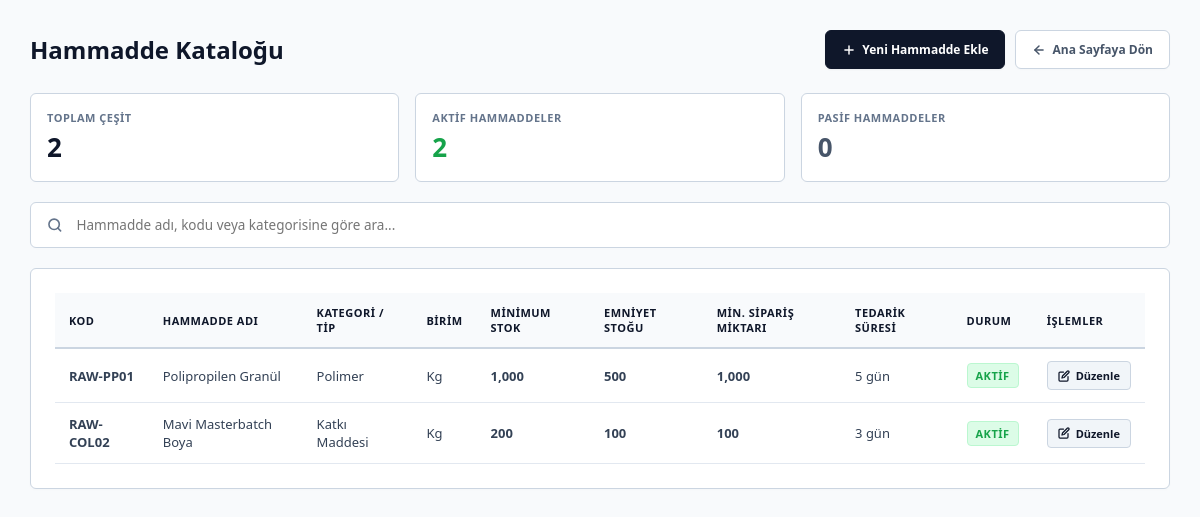
/raw-materials, run on the app's committed database.
### app/models.py (models this page shows)
class RawMaterial(Base):
    __tablename__ = "raw_materials"
    id: Mapped[int] = mapped_column(primary_key=True, index=True)
    material_code: Mapped[str] = mapped_column(String(50), unique=True, nullable=False, index=True) # Örn: RAW-PP01
    material_name: Mapped[str] = mapped_column(String(150), nullable=False)
    material_type: Mapped[str | None] = mapped_column(String(100), nullable=True) # Örn: Polimer, Boya
    unit: Mapped[str] = mapped_column(String(20), default="Kg", nullable=False) # Ölçü birimi
    min_stock: Mapped[float] = mapped_column(Float, default=0.0, nullable=False) # Minimum stok
    safety_stock: Mapped[float] = mapped_column(Float, default=0.0, nullable=False) # Emniyet stoğu
    min_order_qty: Mapped[float] = mapped_column(Float, default=0.0, nullable=False) # Minimum sipariş miktarı
    lead_time: Mapped[int] = mapped_column(Integer, default=0, nullable=False) # Tedarik süresi (gün)
    is_active: Mapped[bool] = mapped_column(Boolean, default=True, nullable=False)
    recipes = relationship("Recipe", back_populates="raw_material")
    stocks = relationship("WarehouseStock", back_populates="raw_material")

### app/main.py (the view)
@app.get("/raw-materials", response_class=HTMLResponse)
def get_raw_materials(request: Request):
    db = SessionLocal()
    try:
        raw_materials = db.query(models.RawMaterial).all()
    finally:
        db.close()
    return templates.TemplateResponse(
        request=request,
        name="raw_materials.html",
        context={
            "title": "Hammadde Kataloğu - Üretim Asistanım",
            "raw_materials": raw_materials
        }
    )

### app/templates/raw_materials.html (shortened to what this page needs)
<!DOCTYPE html>
<html lang="tr">
<head>
</head>
<body>
    <div class="container">
        <div class="header-container">
            <h1>Hammadde Kataloğu</h1>
            <div class="btn-group">
                <a href="/raw-materials/new" class="btn-add">
                    <svg width="14" height="14" viewBox="0 0 24 24" fill="none" stroke="currentColor" stroke-width="2.5" stroke-linecap="round" stroke-linejoin="round" style="margin-right: 6px;">
                        <line x1="12" y1="5" x2="12" y2="19"></line>
                        <line x1="5" y1="12" x2="19" y2="12"></line>
                    </svg>
                    Yeni Hammadde Ekle
                </a>
                <a href="/" class="btn-back">
                    <svg width="14" height="14" viewBox="0 0 24 24" fill="none" stroke="currentColor" stroke-width="2.5" stroke-linecap="round" stroke-linejoin="round" style="margin-right: 6px;">
                        <line x1="19" y1="12" x2="5" y2="12"></line>
                        <polyline points="12 19 5 12 12 5"></polyline>
                    </svg>
                    Ana Sayfaya Dön
                </a>
            </div>
        </div>
        <div style="display: grid; grid-template-columns: repeat(3, 1fr); gap: 16px; margin-bottom: 20px;">
            <div style="background: white; border: 1px solid #cbd5e1; border-radius: 6px; padding: 16px; display: flex; flex-direction: column; box-shadow: 0 1px 3px rgba(0,0,0,0.01);">
                <span style="font-size: 11px; font-weight: 700; color: #64748b; text-transform: uppercase; letter-spacing: 0.5px;">Toplam Çeşit</span>
                <span style="font-size: 26px; font-weight: 800; color: #0f172a; margin-top: 4px;">{{ raw_materials | length }}</span>
            </div>
            <div style="background: white; border: 1px solid #cbd5e1; border-radius: 6px; padding: 16px; display: flex; flex-direction: column; box-shadow: 0 1px 3px rgba(0,0,0,0.01);">
                <span style="font-size: 11px; font-weight: 700; color: #64748b; text-transform: uppercase; letter-spacing: 0.5px;">Aktif Hammaddeler</span>
                {% set active_count = namespace(value=0) %}
                {% for m in raw_materials %}
                    {% if m.is_active %}{% set active_count.value = active_count.value + 1 %}{% endif %}
                {% endfor %}
                <span style="font-size: 26px; font-weight: 800; color: #16a34a; margin-top: 4px;">{{ active_count.value }}</span>
            </div>
            <div style="background: white; border: 1px solid #cbd5e1; border-radius: 6px; padding: 16px; display: flex; flex-direction: column; box-shadow: 0 1px 3px rgba(0,0,0,0.01);">
                <span style="font-size: 11px; font-weight: 700; color: #64748b; text-transform: uppercase; letter-spacing: 0.5px;">Pasif Hammaddeler</span>
                <span style="font-size: 26px; font-weight: 800; color: #475569; margin-top: 4px;">{{ (raw_materials | length) - active_count.value }}</span>
            </div>
        </div>
        <div style="background: white; border: 1px solid #cbd5e1; border-radius: 6px; padding: 12px 16px; margin-bottom: 20px; display: flex; gap: 12px; align-items: center; box-shadow: 0 1px 3px rgba(0,0,0,0.01);">
            <svg width="16" height="16" viewBox="0 0 24 24" fill="none" stroke="currentColor" stroke-width="2.5" stroke-linecap="round" stroke-linejoin="round" style="color: #64748b;">
                <circle cx="11" cy="11" r="8"></circle>
                <line x1="21" y1="21" x2="16.65" y2="16.65"></line>
            </svg>
            <input type="text" id="searchInput" onkeyup="searchMaterials()" placeholder="Hammadde adı, kodu veya kategorisine göre ara..." style="border: none; outline: none; width: 100%; font-size: 13.5px; font-family: inherit; color: #0f172a;">
        </div>
        <div class="table-container">
            <div class="table-responsive">
                <table>
                    <thead>
                        <tr>
                            <th>Kod</th>
                            <th>Hammadde Adı</th>
                            <th>Kategori / Tip</th>
                            <th>Birim</th>
                            <th>Minimum Stok</th>
                            <th>Emniyet Stoğu</th>
                            <th>Min. Sipariş Miktarı</th>
                            <th>Tedarik Süresi</th>
                            <th>Durum</th>
                            <th>İşlemler</th>
                        </tr>
                    </thead>
                    <tbody id="materialsTableBody">
                        {% if raw_materials %}
                            {% for material in raw_materials %}
                                <tr class="material-row">
                                    <td class="m-code"><strong>{{ material.material_code }}</strong></td>
                                    <td class="m-name">{{ material.material_name }}</td>
                                    <td class="m-type">{{ material.material_type or '-' }}</td>
                                    <td>{{ material.unit }}</td>
                                    <td><strong>{{ "{:,.0f}".format(material.min_stock)|replace('.', ',') if material.min_stock else '0' }}</strong></td>
                                    <td><strong>{{ "{:,.0f}".format(material.safety_stock)|replace('.', ',') if material.safety_stock else '0' }}</strong></td>
                                    <td><strong>{{ "{:,.0f}".format(material.min_order_qty)|replace('.', ',') if material.min_order_qty else '0' }}</strong></td>
                                    <td>{{ material.lead_time or '-' }} gün</td>
                                    <td>
                                        {% if material.is_active %}
                                            <span class="badge badge-aktif">Aktif</span>
                                        {% else %}
                                            <span class="badge badge-pasif">Pasif</span>
                                        {% endif %}
                                    </td>
                                    <td>
                                        <a href="/raw-materials/{{ material.id }}/edit" style="display: inline-flex; align-items: center; gap: 6px; text-decoration: none; color: #0f172a; background-color: #f1f5f9; font-weight: 700; font-size: 11px; padding: 6px 10px; border-radius: 4px; border: 1px solid #cbd5e1; transition: all 0.2s ease;">
                                            <svg width="12" height="12" viewBox="0 0 24 24" fill="none" stroke="currentColor" stroke-width="2.5" stroke-linecap="round" stroke-linejoin="round">
                                                <path d="M11 4H4a2 2 0 0 0-2 2v14a2 2 0 0 0 2 2h14a2 2 0 0 0 2-2v-7"></path>
                                                <path d="M18.5 2.5a2.121 2.121 0 1 1 3 3L12 15l-4 1 1-4Z"></path>
                                            </svg>
                                            Düzenle
                                        </a>
                                    </td>
                                </tr>
                            {% endfor %}
                        {% else %}
                            <tr>
                                <td colspan="10" class="no-data">
                                    Sistemde henüz kayıtlı hammadde bulunmuyor.
                                </td>
                            </tr>
                        {% endif %}
                    </tbody>
                </table>
            </div>
        </div>
    </div>
</body>
</html>

### app/templates/raw_materials.html (style rules this page uses)
body { margin: 0; font-family: 'Segoe UI', Tahoma, Geneva, Verdana, sans-serif; background: #f8fafc; color: #0f172a; padding: 30px; }
.container { max-width: 1300px; margin: 0 auto; box-sizing: border-box; }
.header-container { display: flex; justify-content: space-between; align-items: center; margin-bottom: 24px; flex-wrap: wrap; gap: 15px; }
h1 { color: #0f172a; font-size: 24px; font-weight: 800; margin: 0; }
.btn-group { display: flex; gap: 10px; }
.btn-add { display: inline-flex; align-items: center; text-decoration: none; color: white; background-color: #0f172a; font-weight: 600; font-size: 12px; padding: 10px 16px; border-radius: 6px; transition: all 0.2s ease; border: 1px solid #0f172a; cursor: pointer; box-shadow: 0 1px 2px rgba(0,0,0,0.05); }
.btn-back { display: inline-flex; align-items: center; text-decoration: none; color: #475569; background-color: white; font-weight: 600; font-size: 12px; padding: 10px 16px; border-radius: 6px; border: 1px solid #cbd5e1; transition: all 0.2s ease; box-shadow: 0 1px 2px rgba(0,0,0,0.02); }
.table-container { background: white; padding: 24px; border-radius: 6px; border: 1px solid #cbd5e1; box-shadow: 0 1px 3px rgba(0, 0, 0, 0.02); }
.table-responsive { overflow-x: auto; }
table { width: 100%; border-collapse: collapse; text-align: left; }
th { background-color: #f8fafc; color: #0f172a; font-weight: 700; font-size: 11px; text-transform: uppercase; padding: 12px 14px; border-bottom: 2px solid #cbd5e1; letter-spacing: 0.5px; }
td { padding: 12px 14px; border-bottom: 1px solid #e2e8f0; color: #334155; font-size: 13px; }
.badge { display: inline-block; padding: 4px 8px; border-radius: 4px; font-size: 11px; font-weight: 700; text-transform: uppercase; letter-spacing: 0.5px; }
.badge-aktif { background-color: #dcfce7; color: #16a34a; border: 1px solid #bbf7d0; }

### data on the page
RawMaterial: material_code "RAW-PP01", material_name "Polipropilen Granül", material_type "Polimer", unit "Kg", min_stock "1,000", safety_stock "500", min_order_qty "1,000", lead_time "5", is_active "AKTIF"
RawMaterial: material_code "RAW-COL02", material_name "Mavi Masterbatch Boya", material_type "Katkı Maddesi", unit "Kg", min_stock "200", safety_stock "100", min_order_qty "100", lead_time "3", is_active "AKTIF"

### other printed values
{{ raw_materials | length }} "2"
{{ active_count.value }} "2"
{{ (raw_materials | length) - active_count.value }} "0"
